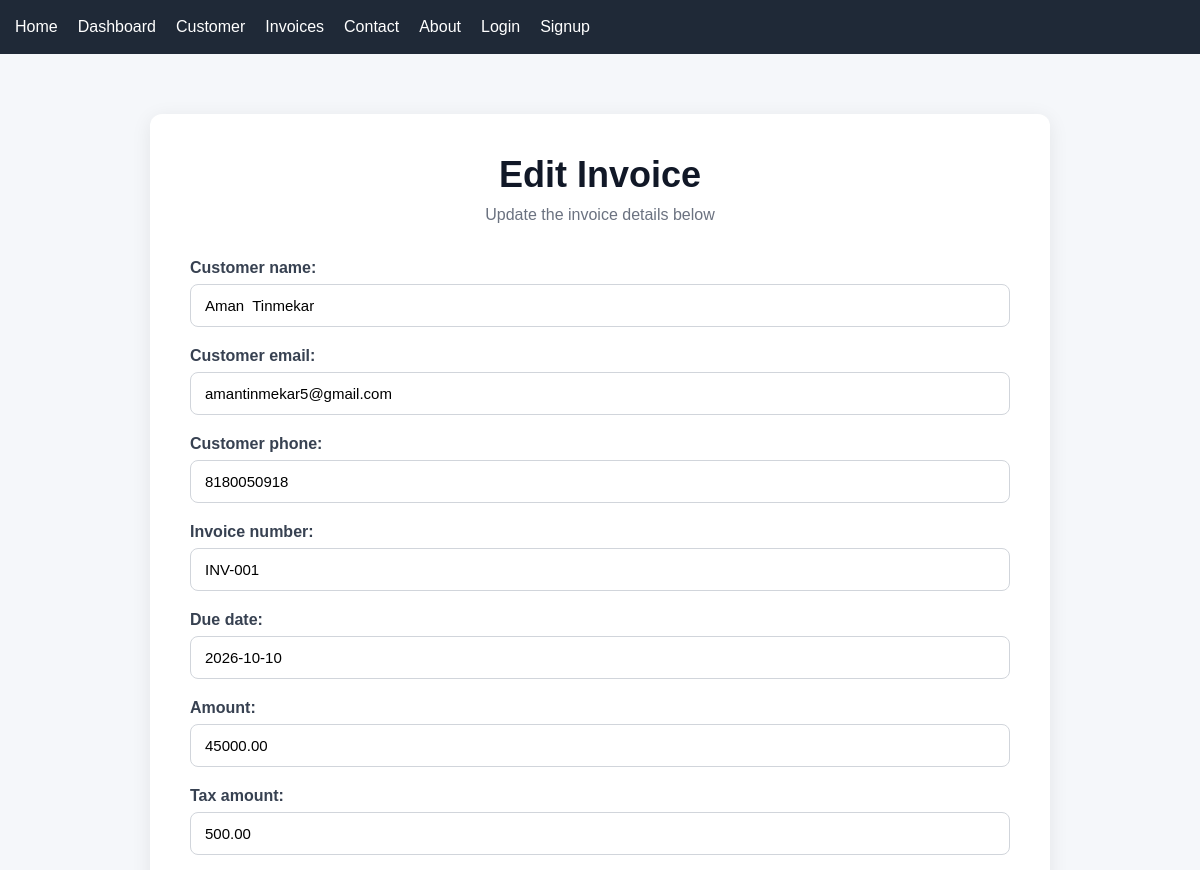
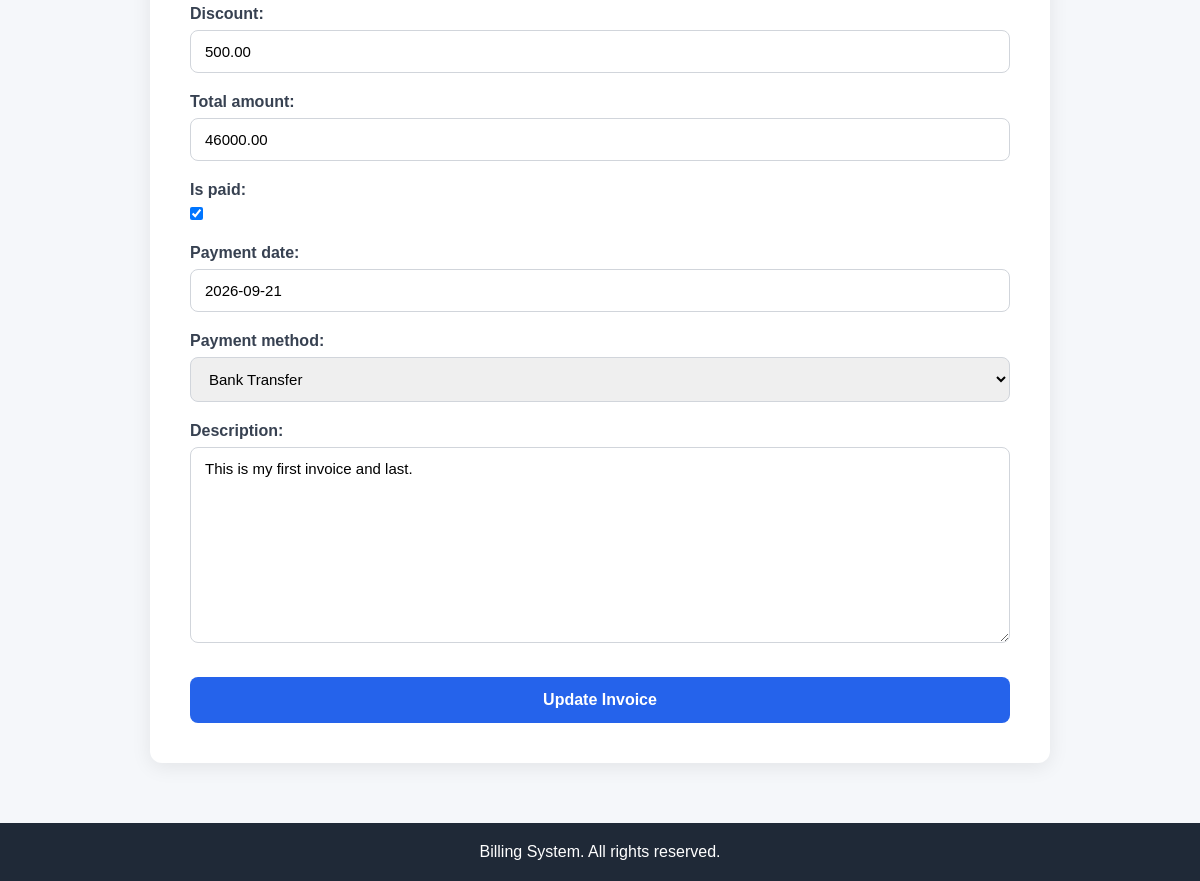
The app's page /invoice-edit/1/ with its own data (2 pictures, top to bottom).
### invoices/models.py (models this page shows, shortened)
class Invoice(models.Model):
    customer_name = models.CharField(max_length=100)
    customer_email = models.EmailField()
    customer_phone = models.CharField(max_length=15)
    invoice_number = models.CharField(max_length=20, unique=True)
    invoice_date = models.DateField(auto_now_add=True)
    due_date = models.DateField()
    amount = models.DecimalField(max_digits=10, decimal_places=2)
    tax_amount = models.DecimalField(max_digits=10, decimal_places=2, default=0)
    discount = models.DecimalField(max_digits=10, decimal_places=2, default=0)
    total_amount = models.DecimalField(max_digits=10, decimal_places=2)
    is_paid = models.BooleanField(default=False)
    payment_date = models.DateField(null=True, blank=True)
    payment_method = models.CharField(
        max_length=50,
        choices=[
            ("Cash", "Cash"),
            ("UPI", "UPI"),
            ("Card", "Card"),
            ("Bank Transfer", "Bank Transfer"),
        ],
        blank=True,
    )
    description = models.TextField(blank=True)
    created_at = models.DateTimeField(auto_now_add=True)
    updated_at = models.DateTimeField(auto_now=True)

### invoices/views.py (the view)
# urls.py: path("invoice-edit/<int:id>/", views.edit_invoice, name="edit_invoice"),
def edit_invoice(request, id):
    invoice = get_object_or_404(Invoice, id=id)
    if request.method == "POST":
        form = InvoiceForm(request.POST, instance=invoice)
        if form.is_valid():
            form.save()
            return redirect("invoices")
    else:
        form = InvoiceForm(instance=invoice)
    return render(request, "edit_invoice.html", {"form": form})

### invoices/forms.py (shortened to what this page needs)
class InvoiceForm(forms.ModelForm):
    class Meta:
        model = Invoice
        fields = [
            "customer_name",
            "customer_email",
            "customer_phone",
            "invoice_number",
            "due_date",
            "amount",
            "tax_amount",
            "discount",
            "total_amount",
            "is_paid",
            "payment_date",
            "payment_method",
            "description",
        ]

### invoices/templates/edit_invoice.html (shortened to what this page needs)
{% extends "base.html" %} {% block content %}
<div class="add-invoice-container">
  <div class="add-invoice-card">
    <h1>Edit Invoice</h1>
    <p class="form-subtitle">Update the invoice details below</p>
    <form method="POST">
      <div class="invoice-form">{{ form.as_p }}</div>
      <button type="submit" class="save-invoice-btn">Update Invoice</button>
    </form>
  </div>
</div>
{% endblock %}

### invoices/static/style.css (style rules this page uses)
* { margin: 0; padding: 0; box-sizing: border-box; font-family: Arial, sans-serif; }
body { background-color: #f5f7fa; color: #333; }
.add-invoice-container { width: 90%; max-width: 900px; margin: 60px auto; min-height: 70vh; }
.add-invoice-card { background-color: white; padding: 40px; border-radius: 12px; box-shadow: 0 4px 20px rgba(0, 0, 0, 0.08); }
.add-invoice-card h1 { text-align: center; font-size: 36px; color: #111827; margin-bottom: 10px; }
.form-subtitle { text-align: center; color: #6b7280; margin-bottom: 35px; }
.invoice-form p { margin-bottom: 20px; }
.invoice-form label { display: block; margin-bottom: 7px; color: #374151; font-weight: 600; }
.invoice-form input, .invoice-form select, .invoice-form textarea { width: 100%; padding: 12px 14px; border: 1px solid #d1d5db; border-radius: 8px; font-size: 15px; box-sizing: border-box; }
.invoice-form textarea { min-height: 100px; resize: vertical; }
.invoice-form input[type="checkbox"] { width: auto; }
.save-invoice-btn { width: 100%; padding: 14px; margin-top: 10px; background-color: #2563eb; color: white; border: none; border-radius: 8px; font-size: 16px; font-weight: bold; cursor: pointer; }

### records on screen
Invoice: customer_name "Aman Tinmekar", customer_email "amantinmekar5@gmail.com", customer_phone "8180050918", invoice_number "INV-001", due_date "2026-10-10", amount "45000.00", tax_amount "500.00", discount "500.00", total_amount "46000.00", is_paid "☑", payment_date "2026-09-21", payment_method "Bank Transfer", description "This is my first invoice and last."
